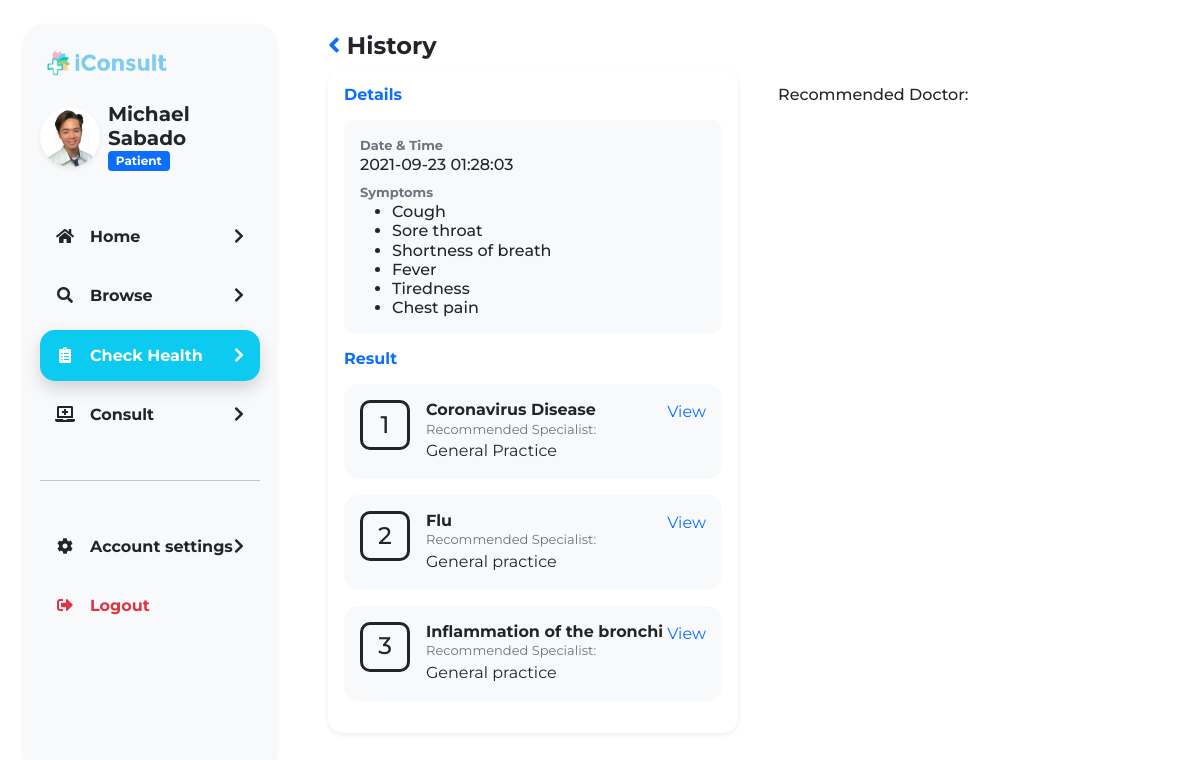
/patient/viewhistory.php?id=63 (signed in), run on the app's committed database.
### tables this page shows
CREATE TABLE `diagnosis` (
  `id` int(11) NOT NULL,
  `userid` int(11) NOT NULL,
  `symptoms` longtext NOT NULL,
  `result` longtext NOT NULL,
  `doctor` varchar(20) NOT NULL,
  `date` timestamp NOT NULL DEFAULT current_timestamp() ON UPDATE current_timestamp()
);

CREATE TABLE `symptoms` (
  `id` int(11) NOT NULL,
  `symptomID` int(11) NOT NULL,
  `name` varchar(100) NOT NULL,
  `flag` varchar(10) NOT NULL,
  `profname` text NOT NULL,
  `location` varchar(100) NOT NULL,
  `synonyms` text NOT NULL,
  `gender` int(11) NOT NULL
);

### patient/viewhistory.php (the view, shortened to what this page needs)
<?php
include('../php/db_config.php');
$id = $_GET['id'];
$sql = "SELECT * FROM diagnosis WHERE id = $id";
$result = mysqli_query($conn, $sql);
if ($result->num_rows > 0) {
    $diagnosis = $result->fetch_assoc();
} else {
    header('Location: check.php');
}
?>
<!DOCTYPE html>
<html lang="en">
<head>
    <link href="https://cdn.jsdelivr.net/npm/bootstrap@5.0.0/dist/css/bootstrap.min.css" rel="stylesheet" />
    <link href="https://cdnjs.cloudflare.com/ajax/libs/font-awesome/5.15.1/css/all.min.css" rel="stylesheet" />
    <link rel="stylesheet" href="../css/style.css" />
</head>
<body>
    <div class="container-fluid p-0">
        <div class="row m-0">
            <?php include('components/sidebar.php') ?>
            <div class="col-md-9 col-sm-12 col-12">
                <div class="vh-100 py-3">
                    <div class="p-3">
                        <div class="h4 fw-bolder"><a href="check.php"><i class="fas fa-angle-left"></i></a> History</div>
                        <div class="row">
                            <div class="col-md-6">
                                <div class="card bg-white round-1 border-0 shadow-sm">
                                    <div class="card-body">
                                        <div class="h6 fw-bold mb-3 text-primary">Details</div>
                                        <div class="p-3 round-2 bg-light mb-3">
                                            <div class="smallTxt fw-bold text-muted">Date & Time</div>
                                            <div class="h6"><?= $diagnosis['date'] ?></div>
                                            <div class="smallTxt fw-bold text-muted">Symptoms</div>
                                            <div class="h6 mb-0">
                                                <ul class="mb-0"><?php
                                                                    $symp = json_decode($diagnosis['symptoms']);
                                                                    foreach ($symp as $s) {
                                                                        $sql = "SELECT * FROM symptoms WHERE symptomID =$s";
                                                                        $result = mysqli_query($conn, $sql)->fetch_assoc();
                                                                        echo "<li>" . $result['name'] . "</li>";
                                                                    }
                                                                    ?>
                                                </ul>
                                            </div>
                                        </div>
                                        <div class="h6 fw-bold mb-3 text-primary">Result</div>
                                        <div class="">
                                            <?php
                                            $output = json_decode($diagnosis['result']);
                                            if (count($output) != 0) {
                                                $count = 0;
                                                foreach ($output as $row) {
                                                    $obj1 = $row->Issue;
                                                    $obj2 = $row->Specialisation; ?>
                                                    <div class="card round-1 bg-light border-0 mb-3">
                                                        <div class="card-body">
                                                            <a href="view.php?id=<?= $obj1->ID ?>" class="float-end text-decoration-none">View</a>
                                                            <div class="d-flex">
                                                                <div class="me-3">
                                                                    <div class="d-flex align-items-center justify-content-center round-2 shadow-2 " style=" width: 50px; height: 50px; border: 3px solid ">
                                                                        <div class="h4 mb-0"><?= ++$count ?></div>
                                                                    </div>
                                                                </div>
                                                                <div>
                                                                    <div class="h6 fw-bold mb-0">
                                                                        <?= $obj1->Name ?>
                                                                    </div>
                                                                    <div class="smallTxt text-muted">
                                                                        Recommended Specialist:
                                                                    </div>
                                                                    <?php
                                                                    echo $obj2[0]->Name
                                                                        . "<br />"; ?>
                                                                </div>
                                                            </div>
                                                        </div>
                                                    </div>
                                            <?php
                                                }
                                            } else {
                                                echo 'Nothing to show, please click next.';
                                            }
                                            ?>
                                        </div>
                                    </div>
                                </div>
                            </div>
                            <div class="col-md-4">
                                <div class="card border-0 round-1 ">
                                    <div class="card-body">
                                        <div class="h6">Recommended Doctor:</div>
                                    </div>
                                </div>
                            </div>
                        </div>
                    </div>
                </div>
            </div>
        </div>
    </div>
</body>
</html>

### css/style.css (style rules this page uses)
body { font-family: "Montserrat", sans-serif; }
.round-1 { border-radius: 15px; }
.round-2 { border-radius: 10px; }
.smallTxt { font-size: 13px; }

### data on the page
diagnosis: date "2021-09-23 01:28:03"
symptoms: name "Cough"
symptoms: name "Sore throat"
symptoms: name "Shortness of breath"
symptoms: name "Fever"
symptoms: name "Tiredness"
symptoms: name "Chest pain"

### other printed values
$_SESSION['user']['firstName'] "Michael"
$_SESSION['user']['lastName'] "Sabado"
$obj1->Name "Coronavirus Disease"
$obj2[0]->Name "General Practice"
$obj1->Name "Flu"
$obj2[0]->Name "General practice"
$obj1->Name "Inflammation of the bronchi"
